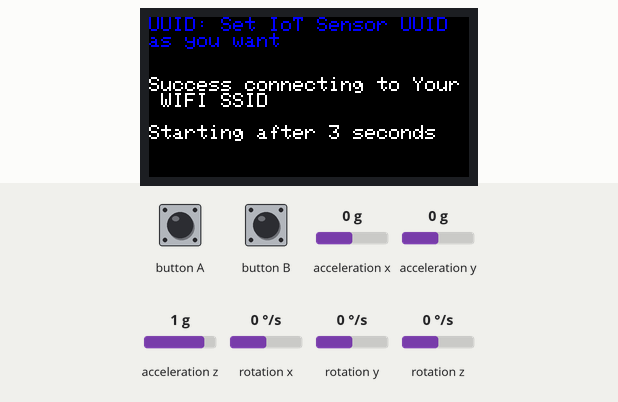
Simulated run of this sketch. Board: ESP32. On the bench: 160×80 colour display. The test bench sets the inputs (shaded band); at power-on: acceleration x 0 g, acceleration y 0 g, acceleration z 1 g, rotation x 0 °/s, rotation y 0 °/s, rotation z 0 °/s. WiFi joins after 1.5 s; servers stay silent unless stated; network time is answered at once with the bench clock; uploads are accepted with an empty reply; the local clock reads 2024-03-15 10:24:30 at power-on unless the sketch sets it.

Above: at 4.3 s.
4.4 s: button A pressed for 1 s
At 6.5 s:
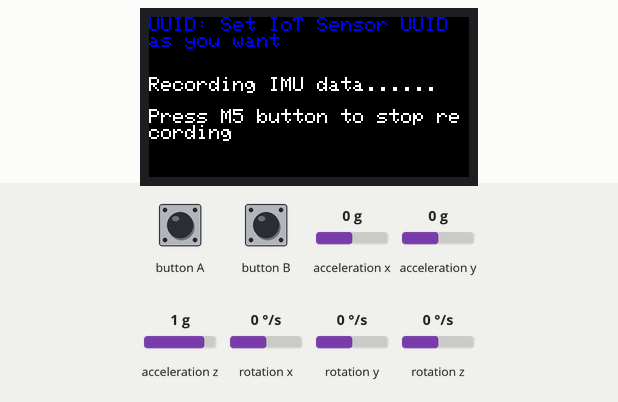
6.9 s: button A pressed for 0.15 s
At 7.7 s:
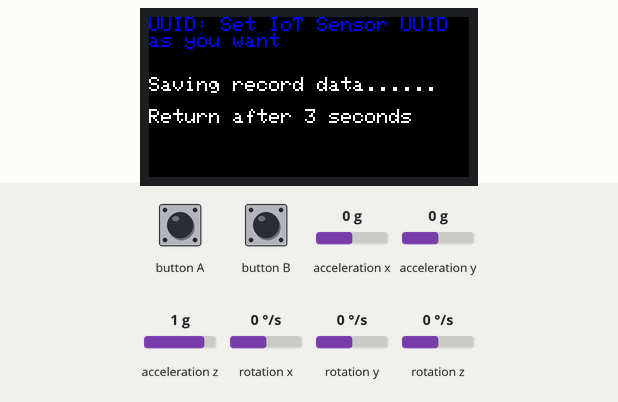
10.0 s: button B pressed for 0.15 s
At 11.4 s:
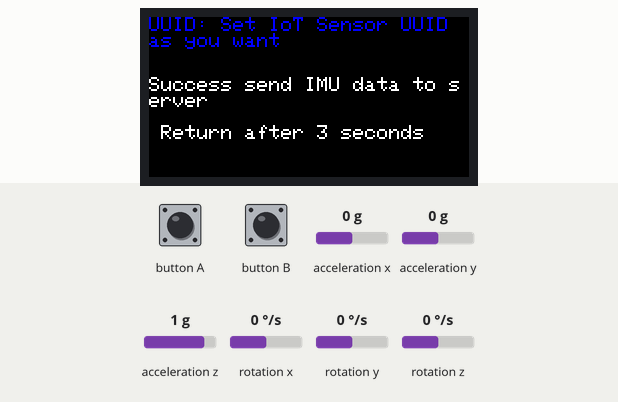
13.1 s: button B pressed for 1 s
At 15.5 s:
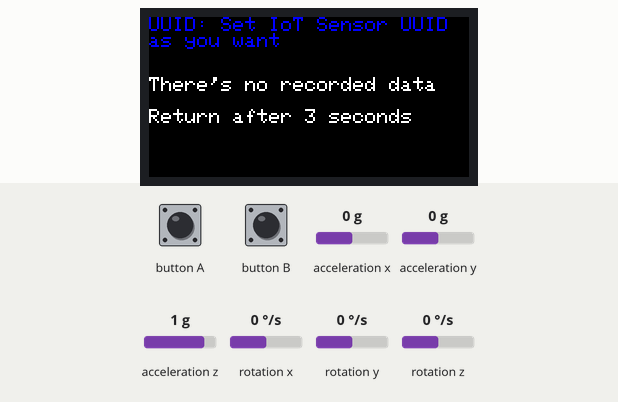
17.1 s: button B pressed for 3.2 s
21.8 s: button A pressed for 3.2 s
At 26.3 s:
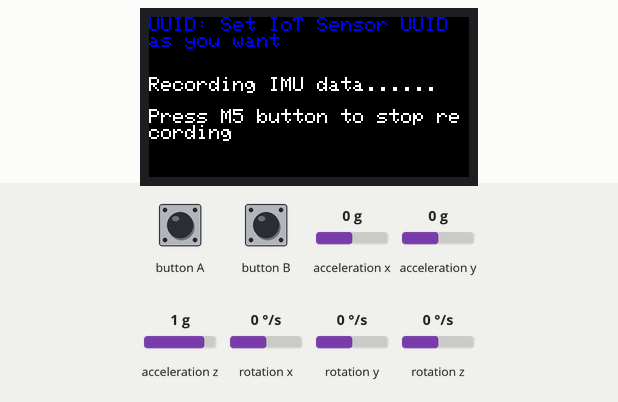
Timing chart, 0 to 27.5 s (numbered marks = the images above; inputs shaded):
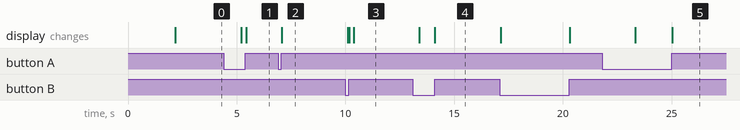

Measured:
- after the input at 4.4 s, the display: first differs from a run without the input after 1.0 s (image 1)
- after the input at 6.9 s, the display: changes after 0.18 s (image 2)
- after the input at 10.0 s, the display: first differs from a run without the input after 0.17 s (image 3 shows a later state)
- after the input at 13.1 s, the display: first differs from a run without the input after 1.0 s (image 4)
- after the input at 21.8 s, the display: first differs from a run without the input after 3.2 s (image 5)

The sketch:

M5StickC.ino
```cpp
#include <M5StickC.h>
#include <Arduino.h>
#include <WiFi.h>
#include <NTPClient.h>
#include <ArduinoJson.h>
#include <HTTPClient.h>

#define SSID "Your WIFI SSID"
#define PASSWORD "Your WIFI Password"
#define UUID "Set IoT Sensor UUID as you want"
#define DOMAIN_URL "Connection of Server URL"
#define MESSAGE_ROW 30

#define SET_MESSAGE(format, ...) \
    M5.Lcd.fillScreen(BLACK); \
    M5.Lcd.setCursor(0, 0); \
    M5.Lcd.setTextColor(BLUE); \
    M5.Lcd.printf("UUID: %s\n", UUID); \
    M5.Lcd.setCursor(0, MESSAGE_ROW); \
    M5.Lcd.setTextColor(WHITE); \
    M5.Lcd.printf(format, ##__VA_ARGS__)
void home_message();
void check_internet();
void record_IMU_data();
void send_IMU_data(const String msg);

WiFiUDP ntpUDP;
NTPClient timeClient(ntpUDP, "pool.ntp.org");

String IMU_payload = "";
bool record_IMU_flag = false;

void setup()
{
  M5.begin();
  M5.Lcd.setRotation(3);
}

void loop()
{
  check_internet();
  M5.update();

  if (M5.BtnA.wasReleased())
  {
    M5.IMU.Init();
    record_IMU_flag = !record_IMU_flag;
    if (record_IMU_flag)
    {
      SET_MESSAGE("Recording IMU data......\n\nPress M5 button to stop recording");
      IMU_payload = "";
    }
    else
    {
      SET_MESSAGE("Saving record data......\n\nReturn after 3 seconds");
      delay(3000);
      home_message();
    }
  }

  if (record_IMU_flag)
  {
    record_IMU_data();
  }

  if (M5.BtnB.wasReleased() && !record_IMU_flag)
  {
    if (IMU_payload != "")
    {
      send_IMU_data();
      home_message();
    }
    else
    {
      SET_MESSAGE("There's no recorded data\n\nReturn after 3 seconds");
      delay(3000);
      home_message();
    }
  }
}

void home_message()
{
  if (IMU_payload == "")
  {
    SET_MESSAGE("1. Press M5 button to record IMU data\n\n2. Press bottom button to send data");
  }
  else
  {
    SET_MESSAGE("1. (Restart) Press M5 button to record IMU data\n\n2. (You have IMU data now!!) Press bottom button to send data");
  }
}

void check_internet()
{
  if (WiFi.status() != WL_CONNECTED)
  {
    WiFi.begin(SSID, PASSWORD);
    SET_MESSAGE("No Internet.\n\nConnecting to %s......", SSID);

    while (WiFi.status() != WL_CONNECTED)
    {
      delay(1000);
    }

    SET_MESSAGE("Success connecting to %s\n\nStarting after 3 seconds", SSID);
    timeClient.begin();
    delay(3000);
    home_message();
  }
}

void record_IMU_data()
{
  float gyroX = 0, gyroY = 0, gyroZ = 0;
  float accelX = 0, accelY = 0, accelZ = 0;
  float pitch = 0, roll = 0, yaw = 0;
  uint32_t timestamp = 0;

  M5.IMU.getGyroData(&gyroX, &gyroY, &gyroZ);
  M5.IMU.getAccelData(&accelX, &accelY, &accelZ);
  M5.IMU.getAhrsData(&pitch, &roll, &yaw);
  timestamp = timeClient.getEpochTime();
  IMU_payload += String(gyroX) + "," + String(gyroY) + "," + String(gyroZ) + ","
                + String(accelX) + "," + String(accelY) + "," + String(accelZ) + ","
                + String(pitch) + "," + String(roll) + "," + String(yaw) + ","
                + String(timestamp) + "|";
  timeClient.update();

  delay(100);
}

void send_IMU_data()
{
  SET_MESSAGE("Sending IMU data to server......");

  HTTPClient http;
  http.begin(String(DOMAIN_URL) + String(UUID));
  http.addHeader("Content-Type", "text/plain");
  uint16_t httpResponseCode = http.POST(IMU_payload);

  if (httpResponseCode == 200)
  {
    SET_MESSAGE("Success send IMU data to server\n\n Return after 3 seconds");
    delay(3000);
    IMU_payload = "";
  }
  else
  {
    SET_MESSAGE("There is an unknown error issue occur, please try again\n\n Return after 3 seconds");
    delay(3000);
  }

  http.end();
}
```
